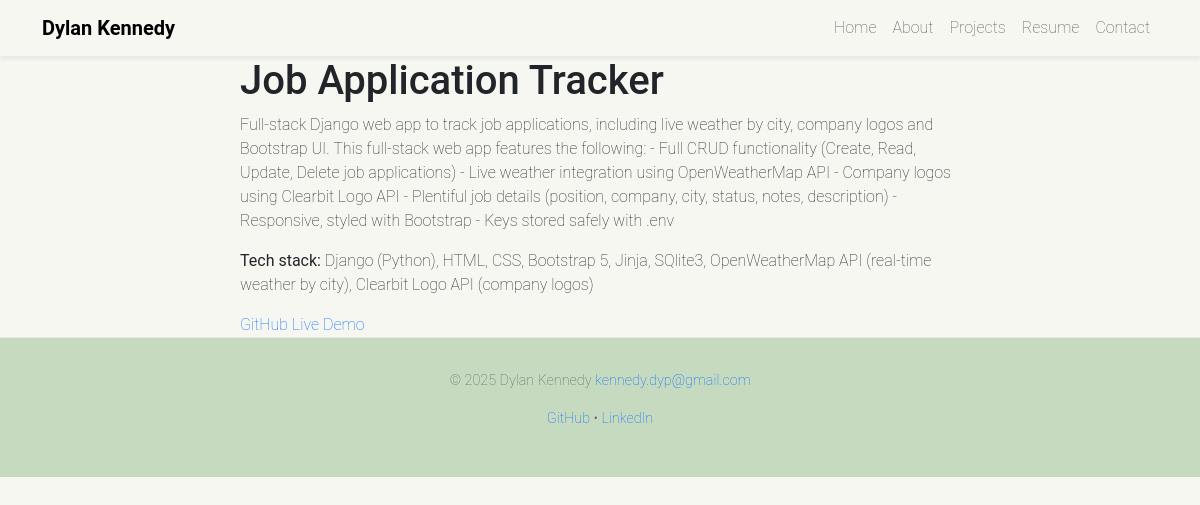
Screenshot of /projects/job-application-tracker/ with the database file from the repository.
### projects/models.py (models this page shows, shortened)
class Project(models.Model):
    title = models.CharField(max_length=100)
    description = models.TextField()
    tech_stack = models.CharField(max_length=200)
    github_link = models.URLField()
    live_demo_link = models.URLField(blank=True, null=True)
    image = models.ImageField(upload_to='project_images/', blank=True, null=True)
    is_featured = models.BooleanField(default=False)
    slug = models.SlugField(unique=True, blank=True)
    ordering_index = models.PositiveIntegerField(default=0)

### projects/views.py (the view)
# urls.py: path('<slug:slug>/', views.project_detail, name='project_detail'),
def project_detail(request, slug):
    project = get_object_or_404(Project, slug=slug)
    return render(request, 'projects/project_detail.html', {'project': project})

### templates/projects/project_detail.html (shortened to what this page needs)
{% extends "base.html" %}
{% block content %}
  <h1>{{ project.title }}</h1>
  <p>{{ project.description }}</p>
  <p><strong>Tech stack:</strong> {{ project.tech_stack }}</p>
  <a href="{{ project.github_link }}">GitHub</a>
  {% if project.live_demo_link %}
    <a href="{{ project.live_demo_link }}">Live Demo</a>
  {% endif %}
{% endblock %}

### static/css/styles.css (style rules this page uses)
body { font-family: 'Roboto', sans-serif; background-color: #F7F7F2; font-weight: 200; }
a { text-decoration: none; color: #0d6efd; }

### rows the page displays
Project: title "Job Application Tracker", description "Full-stack Django web app to track job applications, including live weather by city, company logos and Bootstrap UI. This full-stack web app features the following: - Full CRUD functionality (Create, Read, Update, Delete job applications) - Live weather integration using OpenWeatherMap API - Company logos using Clearbit Logo API - Plentiful job details (position, company, city, status, notes, description) - Responsive, styled with Bootstrap - Keys stored safely with .env", tech_stack "Django (Python), HTML, CSS, Bootstrap 5, Jinja, SQlite3, OpenWeatherMap API (real-time weather by city), Clearbit Logo API (company logos)"
